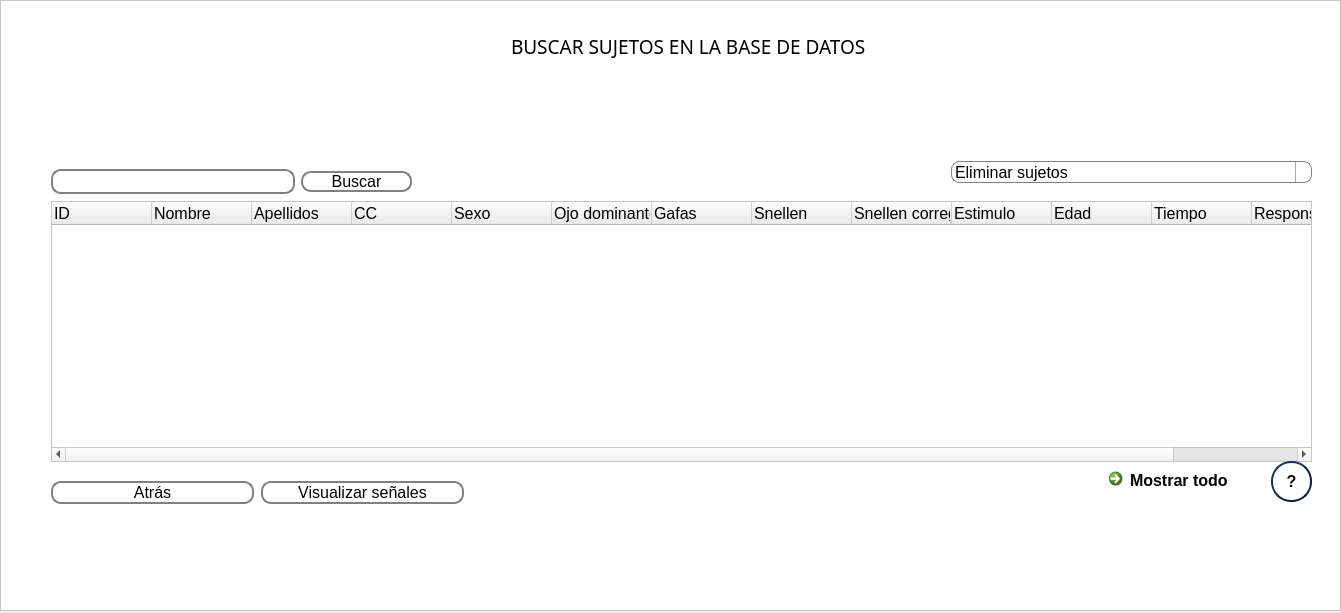
<?xml version="1.0" encoding="UTF-8"?>
<ui version="4.0">
 <class>Dialog</class>
 <widget class="QDialog" name="Dialog">
  <property name="geometry">
   <rect>
    <x>0</x>
    <y>0</y>
    <width>1341</width>
    <height>613</height>
   </rect>
  </property>
  <property name="windowTitle">
   <string>Dialog</string>
  </property>
  <widget class="QScrollArea" name="scrollArea">
   <property name="geometry">
    <rect>
     <x>0</x>
     <y>0</y>
     <width>1341</width>
     <height>611</height>
    </rect>
   </property>
   <property name="palette">
    <palette>
     <active>
      <colorrole role="Base">
       <brush brushstyle="SolidPattern">
        <color alpha="255">
         <red>255</red>
         <green>255</green>
         <blue>255</blue>
        </color>
       </brush>
      </colorrole>
      <colorrole role="Window">
       <brush brushstyle="SolidPattern">
        <color alpha="255">
         <red>255</red>
         <green>255</green>
         <blue>255</blue>
        </color>
       </brush>
      </colorrole>
     </active>
     <inactive>
      <colorrole role="Base">
       <brush brushstyle="SolidPattern">
        <color alpha="255">
         <red>255</red>
         <green>255</green>
         <blue>255</blue>
        </color>
       </brush>
      </colorrole>
      <colorrole role="Window">
       <brush brushstyle="SolidPattern">
        <color alpha="255">
         <red>255</red>
         <green>255</green>
         <blue>255</blue>
        </color>
       </brush>
      </colorrole>
     </inactive>
     <disabled>
      <colorrole role="Base">
       <brush brushstyle="SolidPattern">
        <color alpha="255">
         <red>255</red>
         <green>255</green>
         <blue>255</blue>
        </color>
       </brush>
      </colorrole>
      <colorrole role="Window">
       <brush brushstyle="SolidPattern">
        <color alpha="255">
         <red>255</red>
         <green>255</green>
         <blue>255</blue>
        </color>
       </brush>
      </colorrole>
     </disabled>
    </palette>
   </property>
   <property name="widgetResizable">
    <bool>true</bool>
   </property>
   <widget class="QWidget" name="scrollAreaWidgetContents">
    <property name="geometry">
     <rect>
      <x>0</x>
      <y>0</y>
      <width>1339</width>
      <height>609</height>
     </rect>
    </property>
    <widget class="QCommandLinkButton" name="btn_show">
     <property name="geometry">
      <rect>
       <x>1100</x>
       <y>460</y>
       <width>161</width>
       <height>31</height>
      </rect>
     </property>
     <property name="font">
      <font>
       <family>Segoe UI</family>
       <pointsize>12</pointsize>
      </font>
     </property>
     <property name="text">
      <string>Mostrar todo</string>
     </property>
    </widget>
    <widget class="QWidget" name="layoutWidget">
     <property name="geometry">
      <rect>
       <x>50</x>
       <y>160</y>
       <width>361</width>
       <height>41</height>
      </rect>
     </property>
     <layout class="QHBoxLayout" name="horizontalLayout">
      <item>
       <widget class="QLineEdit" name="line_search">
        <property name="font">
         <font>
          <pointsize>12</pointsize>
         </font>
        </property>
        <property name="styleSheet">
         <string notr="true">QLineEdit {
    border: 2px solid gray;
    border-radius: 10px;
    padding: 0 8px;
    background: rgb(255, 255, 255);
    selection-background-color: darkgray;
}
</string>
        </property>
       </widget>
      </item>
      <item>
       <widget class="QPushButton" name="btn_search">
        <property name="minimumSize">
         <size>
          <width>111</width>
          <height>21</height>
         </size>
        </property>
        <property name="maximumSize">
         <size>
          <width>111</width>
          <height>21</height>
         </size>
        </property>
        <property name="font">
         <font>
          <pointsize>12</pointsize>
         </font>
        </property>
        <property name="toolTip">
         <string>&lt;html&gt;&lt;head/&gt;&lt;body&gt;&lt;p&gt;Presione el botón para buscar la cédula del sujeto&lt;/p&gt;&lt;/body&gt;&lt;/html&gt;</string>
        </property>
        <property name="styleSheet">
         <string notr="true">QPushButton {
    border: 2px solid gray;
    border-radius: 10px;
    padding: 0 8px;
    background: rgb(255, 255, 255);
    selection-background-color: darkgray;
    }

QPushButton:hover {
    border: 2px solid gray;
    border-radius: 10px;
    padding: 0 8px;
    background: rgb(222, 222, 222);
    selection-background-color: darkgray;
    }

QPushButton:pressed {
    border: 2px solid gray;
    border-radius: 10px;
    padding: 0 8px;
    background:rgb(176, 176, 176);
    selection-background-color: darkgray;
    }
</string>
        </property>
        <property name="text">
         <string>Buscar</string>
        </property>
       </widget>
      </item>
     </layout>
    </widget>
    <widget class="QLabel" name="logo">
     <property name="geometry">
      <rect>
       <x>1150</x>
       <y>0</y>
       <width>171</width>
       <height>111</height>
      </rect>
     </property>
     <property name="text">
      <string/>
     </property>
    </widget>
    <widget class="QPushButton" name="back">
     <property name="geometry">
      <rect>
       <x>50</x>
       <y>480</y>
       <width>203</width>
       <height>23</height>
      </rect>
     </property>
     <property name="font">
      <font>
       <pointsize>12</pointsize>
      </font>
     </property>
     <property name="toolTip">
      <string>&lt;html&gt;&lt;head/&gt;&lt;body&gt;&lt;p&gt;Presione para volver a la vista anterior.&lt;/p&gt;&lt;p&gt;&lt;br/&gt;&lt;/p&gt;&lt;/body&gt;&lt;/html&gt;</string>
     </property>
     <property name="styleSheet">
      <string notr="true">QPushButton {
    border: 2px solid gray;
    border-radius: 10px;
    padding: 0 8px;
    background: rgb(255, 255, 255);
    selection-background-color: darkgray;
    }

QPushButton:hover {
    border: 2px solid gray;
    border-radius: 10px;
    padding: 0 8px;
    background: rgb(222, 222, 222);
    selection-background-color: darkgray;
    }

QPushButton:pressed {
    border: 2px solid gray;
    border-radius: 10px;
    padding: 0 8px;
    background:rgb(176, 176, 176);
    selection-background-color: darkgray;
    }
</string>
     </property>
     <property name="text">
      <string>Atrás</string>
     </property>
    </widget>
    <widget class="QComboBox" name="options">
     <property name="geometry">
      <rect>
       <x>950</x>
       <y>160</y>
       <width>361</width>
       <height>22</height>
      </rect>
     </property>
     <property name="font">
      <font>
       <pointsize>12</pointsize>
      </font>
     </property>
     <property name="toolTip">
      <string>&lt;html&gt;&lt;head/&gt;&lt;body&gt;&lt;p&gt;Elija la acción al presionar doble click sobre un sujeto.&lt;/p&gt;&lt;/body&gt;&lt;/html&gt;</string>
     </property>
     <property name="styleSheet">
      <string notr="true">QComboBox {
    border: 1px solid gray;
    border-radius: 8px;
    padding: 1px 18px 1px 3px;
    min-width: 6em;
}

QComboBox:editable {
    background: white;
}

QComboBox:!editable, QComboBox::drop-down:editable {
     background: qlineargradient(x1: 0, y1: 0, x2: 0, y2: 1,
                                 stop: 0 #E1E1E1, stop: 0.4 #DDDDDD,
                                 stop: 0.5 #D8D8D8, stop: 1.0 #D3D3D3);
}

/* QComboBox gets the &quot;on&quot; state when the popup is open */
QComboBox:!editable:on, QComboBox::drop-down:editable:on {
    background: qlineargradient(x1: 0, y1: 0, x2: 0, y2: 1,
                                stop: 0 #D3D3D3, stop: 0.4 #D8D8D8,
                                stop: 0.5 #DDDDDD, stop: 1.0 #E1E1E1);
}

QComboBox:on { /* shift the text when the popup opens */
    padding-top: 3px;
    padding-left: 4px;
}

QComboBox::drop-down {
    subcontrol-origin: padding;
    subcontrol-position: top right;
    width: 15px;

    border-left-width: 1px;
    border-left-color: darkgray;
    border-left-style: solid;
    border-top-right-radius: 3px; 
    border-bottom-right-radius: 3px;
}


QComboBox::down-arrow:on { /* shift the arrow when popup is open */
    top: 1px;
    left: 1px;
}

QComboBox QAbstractItemView {
    border: 2px solid  darkgray;
    selection-background-color: rgb(126, 126, 126);
}


</string>
     </property>
     <item>
      <property name="text">
       <string>Eliminar sujetos</string>
      </property>
     </item>
     <item>
      <property name="text">
       <string>Direccionar a registros</string>
      </property>
     </item>
    </widget>
    <widget class="QPushButton" name="display">
     <property name="geometry">
      <rect>
       <x>260</x>
       <y>480</y>
       <width>203</width>
       <height>23</height>
      </rect>
     </property>
     <property name="font">
      <font>
       <pointsize>12</pointsize>
      </font>
     </property>
     <property name="toolTip">
      <string>&lt;html&gt;&lt;head/&gt;&lt;body&gt;&lt;p&gt;Presione para cambiar de vista a Visualizar señal.&lt;/p&gt;&lt;/body&gt;&lt;/html&gt;</string>
     </property>
     <property name="styleSheet">
      <string notr="true">QPushButton {
    border: 2px solid gray;
    border-radius: 10px;
    padding: 0 8px;
    background: rgb(255, 255, 255);
    selection-background-color: darkgray;
    }

QPushButton:hover {
    border: 2px solid gray;
    border-radius: 10px;
    padding: 0 8px;
    background: rgb(222, 222, 222);
    selection-background-color: darkgray;
    }

QPushButton:pressed {
    border: 2px solid gray;
    border-radius: 10px;
    padding: 0 8px;
    background:rgb(176, 176, 176);
    selection-background-color: darkgray;
    }
</string>
     </property>
     <property name="text">
      <string>Visualizar señales</string>
     </property>
    </widget>
    <widget class="QTreeWidget" name="table">
     <property name="geometry">
      <rect>
       <x>50</x>
       <y>200</y>
       <width>1261</width>
       <height>261</height>
      </rect>
     </property>
     <property name="font">
      <font>
       <pointsize>12</pointsize>
      </font>
     </property>
     <column>
      <property name="text">
       <string>ID</string>
      </property>
     </column>
     <column>
      <property name="text">
       <string>Nombre</string>
      </property>
     </column>
     <column>
      <property name="text">
       <string>Apellidos</string>
      </property>
     </column>
     <column>
      <property name="text">
       <string>CC</string>
      </property>
     </column>
     <column>
      <property name="text">
       <string>Sexo</string>
      </property>
     </column>
     <column>
      <property name="text">
       <string>Ojo dominante</string>
      </property>
     </column>
     <column>
      <property name="text">
       <string>Gafas</string>
      </property>
     </column>
     <column>
      <property name="text">
       <string>Snellen</string>
      </property>
     </column>
     <column>
      <property name="text">
       <string>Snellen corregido</string>
      </property>
     </column>
     <column>
      <property name="text">
       <string>Estimulo</string>
      </property>
     </column>
     <column>
      <property name="text">
       <string>Edad</string>
      </property>
     </column>
     <column>
      <property name="text">
       <string>Tiempo</string>
      </property>
     </column>
     <column>
      <property name="text">
       <string>Responsable</string>
      </property>
     </column>
     <column>
      <property name="text">
       <string>Ubicación</string>
      </property>
     </column>
    </widget>
    <widget class="QPushButton" name="infoAdquisition">
     <property name="geometry">
      <rect>
       <x>1270</x>
       <y>460</y>
       <width>41</width>
       <height>41</height>
      </rect>
     </property>
     <property name="font">
      <font>
       <family>MS Shell Dlg 2</family>
       <pointsize>12</pointsize>
       <weight>75</weight>
       <bold>true</bold>
      </font>
     </property>
     <property name="toolTip">
      <string>&lt;html&gt;&lt;head/&gt;&lt;body&gt;&lt;p&gt;&lt;span style=&quot; font-weight:400;&quot;&gt;Presione para obtener más información&lt;/span&gt;&lt;/p&gt;&lt;/body&gt;&lt;/html&gt;</string>
     </property>
     <property name="styleSheet">
      <string notr="true">QPushButton {
    color: rgb(0, 0, 0);
    border: 2px solid #0e213e;
    border-radius: 20px;
    border-style: outset;
    background: qradialgradient(
        cx: 0.3, cy: -0.4, fx: 0.3, fy: -0.4,
        radius: 1.35, stop: 0 #fff, stop: 1 #1c437d
        );
    padding: 5px;
    }

QPushButton:hover {
    background: qradialgradient(
        cx: 0.3, cy: -0.4, fx: 0.3, fy: -0.4,
        radius: 1.35, stop: 0 #fff, stop: 1 #6587ba
        );
    }

QPushButton:pressed {
    border-style: inset;
    background: qradialgradient(
        cx: 0.4, cy: -0.1, fx: 0.4, fy: -0.1,
        radius: 1.35, stop: 0 #fff, stop: 1 #15325e
        );
    }</string>
     </property>
     <property name="text">
      <string>?</string>
     </property>
    </widget>
    <widget class="QLabel" name="clinicHistory">
     <property name="geometry">
      <rect>
       <x>510</x>
       <y>20</y>
       <width>401</width>
       <height>51</height>
      </rect>
     </property>
     <property name="font">
      <font>
       <family>Book Antiqua</family>
       <pointsize>14</pointsize>
       <weight>50</weight>
       <bold>false</bold>
      </font>
     </property>
     <property name="text">
      <string>BUSCAR SUJETOS EN LA BASE DE DATOS</string>
     </property>
     <property name="textFormat">
      <enum>Qt::RichText</enum>
     </property>
     <property name="wordWrap">
      <bool>true</bool>
     </property>
    </widget>
   </widget>
  </widget>
 </widget>
 <resources/>
 <connections/>
</ui>
